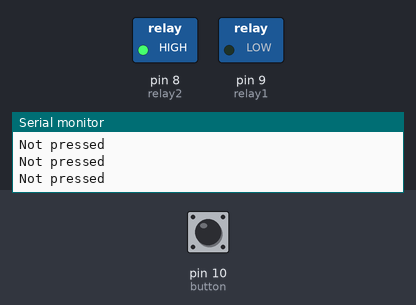
The sketch below on a simulated Arduino Uno, built with avr-gcc and run on an emulated ATmega328P. Parts: switched loads named in the sketch (green lamp = pin HIGH), the last lines printed to the serial monitor. Dashed ring = blinking. Inputs (shaded band) come from the test bench; at power-on: pin 10 (button) LOW.

Above: at 1.2 s.
1.3 s: pin 10 (button) pulled HIGH for 0.15 s
At 1.42 s:
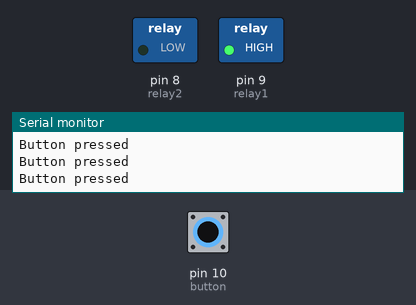
2.9 s: pin 10 (button) pulled HIGH for 1 s
At 5.4 s:
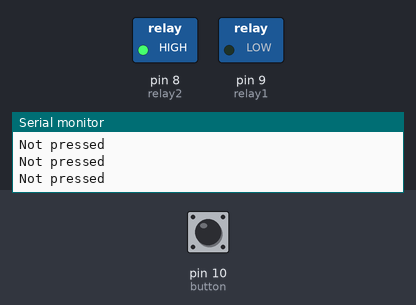
6.9 s: pin 10 (button) pulsed HIGH 2 times (0.12 s each, 0.3 s apart)
At 7.22 s:
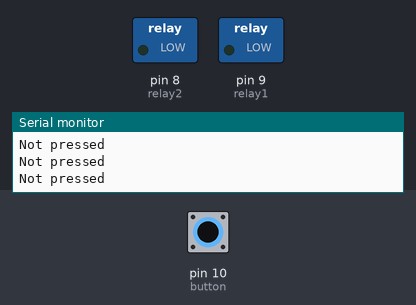
10.5 s: pin 10 (button) pulsed HIGH 2 times (0.12 s each, 0.3 s apart)
At 12.3 s:
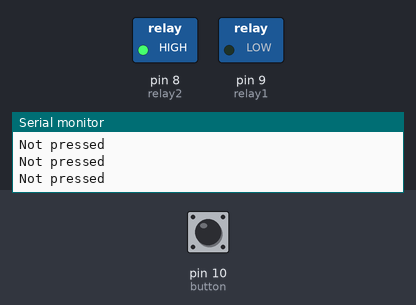
Timing chart, 0 to 13.8 s (numbered marks = the images above; inputs shaded):
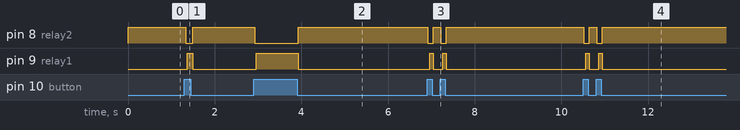

Measured:
- after the input at 1.3 s, pin 8 (relay2): HIGH → LOW at once, → HIGH 0.16 s later; pin 9 (relay1): LOW → HIGH after 0.07 s, → LOW 0.12 s later
- after the input at 2.9 s, pin 8 (relay2): HIGH → LOW at once, → HIGH 1.0 s later; pin 9 (relay1): LOW → HIGH after 0.07 s, → LOW 0.96 s later
- after the input at 6.9 s, pin 8 (relay2): alternates HIGH for 0.18 s and LOW for 0.12 s, 4 changes in all, then stays HIGH, starting at once; pin 9 (relay1): alternates HIGH for 0.08 s and LOW for 0.22 s, 4 changes in all, then stays LOW, starting after 0.06 s
- after the input at 10.5 s, pin 8 (relay2): alternates HIGH for 0.18 s and LOW for 0.12 s, 4 changes in all, then stays HIGH, starting at once; pin 9 (relay1): alternates HIGH for 0.08 s and LOW for 0.22 s, 4 changes in all, then stays LOW, starting after 0.06 s

The sketch:

PistonTest.ino
```cpp
// Sensor variables
int button = 10;

// relay variables
int relay2= 8;
int relay1= 9;

void setup() {
  Serial.begin(9600);

  pinMode(relay1, OUTPUT);
  pinMode(relay2, OUTPUT);
  pinMode(button, INPUT);

  digitalWrite(relay1, LOW);

  digitalWrite(relay2, HIGH);

}

void loop() {
  if(digitalRead(button) == HIGH) { // Button pressed

    Serial.println("Button pressed");
    digitalWrite(relay2, LOW);
    delay(40);
    digitalWrite(relay1, HIGH);
  }
  else {
    Serial.println("Not pressed");
    digitalWrite(relay1, LOW);
    digitalWrite(relay2, HIGH);
  }

}
```
